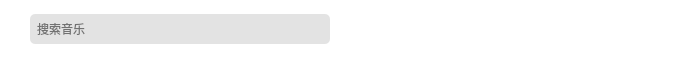
<?xml version="1.0" encoding="UTF-8"?>
<ui version="4.0">
 <class>UISearch</class>
 <widget class="QWidget" name="UISearch">
  <property name="geometry">
   <rect>
    <x>0</x>
    <y>0</y>
    <width>679</width>
    <height>58</height>
   </rect>
  </property>
  <property name="focusPolicy">
   <enum>Qt::FocusPolicy::ClickFocus</enum>
  </property>
  <property name="windowTitle">
   <string>Form</string>
  </property>
  <layout class="QHBoxLayout" name="horizontalLayout_2">
   <property name="spacing">
    <number>0</number>
   </property>
   <property name="leftMargin">
    <number>0</number>
   </property>
   <property name="topMargin">
    <number>0</number>
   </property>
   <property name="rightMargin">
    <number>0</number>
   </property>
   <property name="bottomMargin">
    <number>0</number>
   </property>
   <item>
    <widget class="QWidget" name="widget" native="true">
     <property name="styleSheet">
      <string notr="true">background-color: white;</string>
     </property>
     <layout class="QHBoxLayout" name="horizontalLayout">
      <property name="leftMargin">
       <number>30</number>
      </property>
      <item>
       <widget class="QLineEdit" name="searchBar">
        <property name="minimumSize">
         <size>
          <width>300</width>
          <height>30</height>
         </size>
        </property>
        <property name="maximumSize">
         <size>
          <width>300</width>
          <height>16777215</height>
         </size>
        </property>
        <property name="focusPolicy">
         <enum>Qt::FocusPolicy::ClickFocus</enum>
        </property>
        <property name="styleSheet">
         <string notr="true">border-radius: 5px;
background-color: #E3E3E3;
padding-left: 5px;</string>
        </property>
        <property name="placeholderText">
         <string>搜索音乐</string>
        </property>
       </widget>
      </item>
      <item>
       <widget class="QPushButton" name="searchBtn">
        <property name="minimumSize">
         <size>
          <width>30</width>
          <height>30</height>
         </size>
        </property>
        <property name="maximumSize">
         <size>
          <width>30</width>
          <height>30</height>
         </size>
        </property>
        <property name="text">
         <string/>
        </property>
        <property name="icon">
         <iconset resource="../../../resources/icon.qrc">
          <normaloff>:/icon/search.png</normaloff>:/icon/search.png</iconset>
        </property>
        <property name="iconSize">
         <size>
          <width>22</width>
          <height>22</height>
         </size>
        </property>
        <property name="flat">
         <bool>true</bool>
        </property>
       </widget>
      </item>
      <item>
       <spacer name="horizontalSpacer_2">
        <property name="orientation">
         <enum>Qt::Orientation::Horizontal</enum>
        </property>
        <property name="sizeHint" stdset="0">
         <size>
          <width>40</width>
          <height>20</height>
         </size>
        </property>
       </spacer>
      </item>
     </layout>
    </widget>
   </item>
  </layout>
 </widget>
 <resources>
  <include location="../../../resources/icon.qrc"/>
 </resources>
 <connections/>
</ui>
